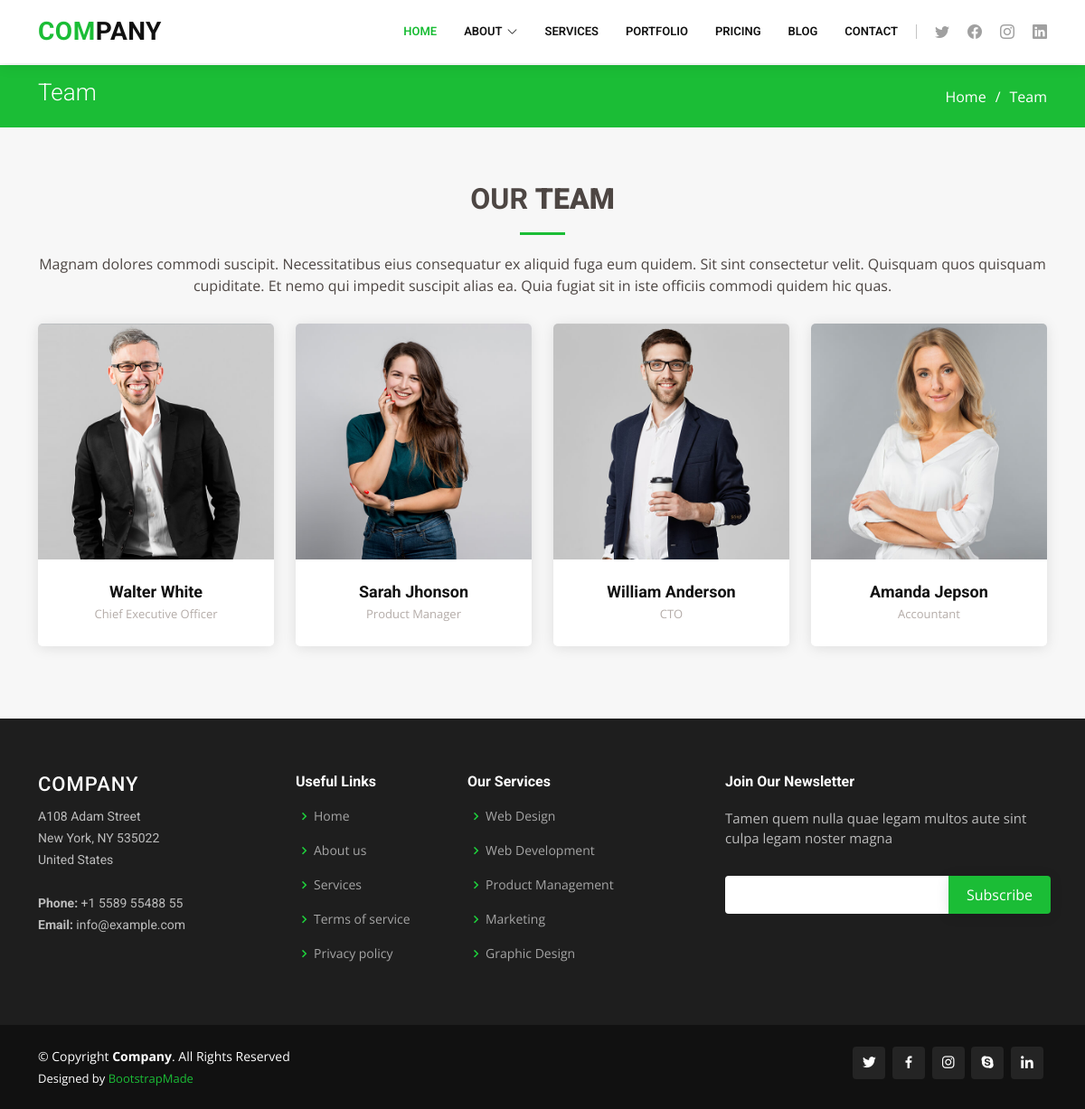
Page /team/ on the committed database.
### main/models.py (models this page shows, shortened)
class Team(models.Model):
    name = models.CharField(max_length=200, blank=False)
    designation = models.CharField(max_length=200, blank=False)
    image = models.ImageField(upload_to="team", blank=False, null=False)
    social_facebook = models.CharField(max_length=200, blank=True, null=True)
    social_twitter = models.CharField(max_length=200, blank=True, null=True)
    social_instagram = models.CharField(max_length=200, blank=True, null=True)
    social_linkedin = models.CharField(max_length=200, blank=True, null=True)

### main/views.py (the view)
# urls.py: path('team/', views.team, name='team'),
def team(request):
    teams = Team.objects.all()
    context = {
        'teams':teams,
    }
    return render(request, 'main/team.html', context=context)

### templates/main/team.html (shortened to what this page needs)
{% extends 'base.html' %}
{% block content %}
<main id="main">
  <section id="breadcrumbs" class="breadcrumbs">
    <div class="container">
      <div class="d-flex justify-content-between align-items-center">
        <h2>Team</h2>
        <ol>
          <li><a href="{% url 'index' %}">Home</a></li>
          <li>Team</li>
        </ol>
      </div>
    </div>
  </section>
  <section id="team" class="team section-bg">
    <div class="container">
      <div class="section-title" data-aos="fade-up">
        <h2>Our <strong>Team</strong></h2>
        <p>Magnam dolores commodi suscipit. Necessitatibus eius consequatur ex aliquid fuga eum quidem. Sit sint
          consectetur velit. Quisquam quos quisquam cupiditate. Et nemo qui impedit suscipit alias ea. Quia fugiat sit
          in iste officiis commodi quidem hic quas.</p>
      </div>
      <div class="row">
        {% for team in teams %}
        <div class="col-lg-3 col-md-6 d-flex align-items-stretch">
          <div class="member" data-aos="fade-up">
            <div class="member-img">
              <img src="{{team.image.url}}" class="img-fluid" alt="">
            </div>
            <div class="member-info">
              <h4>{{team.name}}</h4>
              <span>{{team.designation}}</span>
            </div>
          </div>
        </div>
        {% endfor %}
      </div>
    </div>
  </section>
</main>
{% endblock %}

### static/css/style.css (style rules this page uses)
body { font-family: "Open Sans", sans-serif; color: #4d4643; }
a { color: #1bbd36; text-decoration: none; }
h1, h2, h3, h4, h5, h6 { font-family: "Roboto", sans-serif; }
section { padding: 60px 0; overflow: hidden; }
.section-bg { background-color: #f7f7f7; }
.section-title { text-align: center; padding-bottom: 30px; }
.section-title h2 { font-size: 32px; font-weight: bold; text-transform: uppercase; margin-bottom: 20px; padding-bottom: 20px; position: relative; }
.section-title h2::after { content: ""; position: absolute; display: block; width: 50px; height: 3px; background: #1bbd36; bottom: 0; left: calc(50% - 25px); }
.section-title p { margin-bottom: 0; }
.breadcrumbs { padding: 15px 0; background: #1bbd36; min-height: 40px; margin-top: 72px; }
.breadcrumbs h2 { font-size: 26px; font-weight: 300; color: #fff; }
.breadcrumbs ol { display: flex; flex-wrap: wrap; list-style: none; padding: 0; margin: 0; color: #fff; }
.breadcrumbs ol a { color: #fff; }
.breadcrumbs ol li + li { padding-left: 10px; }
.breadcrumbs ol li + li::before { display: inline-block; padding-right: 10px; color: #fff; content: "/"; }
.team .member { margin-bottom: 20px; overflow: hidden; text-align: center; border-radius: 5px; background: #fff; box-shadow: 0px 2px 15px rgba(0, 0, 0, 0.1); }
.team .member .member-img { position: relative; overflow: hidden; }
.team .member .member-info { padding: 25px 15px; }
.team .member .member-info h4 { font-weight: 700; margin-bottom: 5px; font-size: 18px; color: #111; }
.team .member .member-info span { display: block; font-size: 13px; font-weight: 400; color: #b4aca8; }

### rows in the picture
Team: image (picture), name "Walter White", designation "Chief Executive Officer"
Team: image (picture), name "Sarah Jhonson", designation "Product Manager"
Team: image (picture), name "William Anderson", designation "CTO"
Team: image (picture), name "Amanda Jepson", designation "Accountant"
